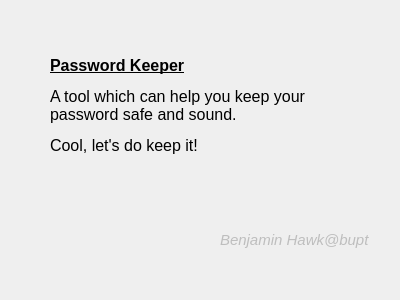
<?xml version="1.0" encoding="UTF-8"?>
<ui version="4.0">
 <class>AboutDialog</class>
 <widget class="QDialog" name="AboutDialog">
  <property name="geometry">
   <rect>
    <x>0</x>
    <y>0</y>
    <width>400</width>
    <height>300</height>
   </rect>
  </property>
  <property name="windowTitle">
   <string>About</string>
  </property>
  <widget class="QLabel" name="label">
   <property name="geometry">
    <rect>
     <x>50</x>
     <y>30</y>
     <width>301</width>
     <height>151</height>
    </rect>
   </property>
   <property name="lineWidth">
    <number>1</number>
   </property>
   <property name="text">
    <string>&lt;html&gt;&lt;head/&gt;&lt;body&gt;&lt;p&gt;&lt;span style=&quot; font-family:'Segeo UI'; font-size:12pt; font-weight:600; text-decoration: underline; color:#000000;&quot;&gt;Password Keeper&lt;/span&gt;&lt;/p&gt;&lt;p&gt;&lt;span style=&quot; font-size:12pt;&quot;&gt;A tool which can help you keep your password safe and sound.&lt;/span&gt;&lt;/p&gt;&lt;p&gt;&lt;span style=&quot; font-size:12pt;&quot;&gt;Cool, let's do keep it!&lt;/span&gt;&lt;/p&gt;&lt;/body&gt;&lt;/html&gt;</string>
   </property>
   <property name="textFormat">
    <enum>Qt::RichText</enum>
   </property>
   <property name="wordWrap">
    <bool>true</bool>
   </property>
  </widget>
  <widget class="QLabel" name="label_2">
   <property name="geometry">
    <rect>
     <x>220</x>
     <y>220</y>
     <width>151</width>
     <height>41</height>
    </rect>
   </property>
   <property name="font">
    <font>
     <family>Segoe UI</family>
     <italic>true</italic>
    </font>
   </property>
   <property name="text">
    <string>&lt;html&gt;&lt;head/&gt;&lt;body&gt;&lt;p&gt;&lt;span style=&quot; font-size:11pt; color:#bebebe;&quot;&gt;Benjamin Hawk@bupt&lt;/span&gt;&lt;/p&gt;&lt;/body&gt;&lt;/html&gt;</string>
   </property>
  </widget>
 </widget>
 <resources/>
 <connections/>
</ui>
